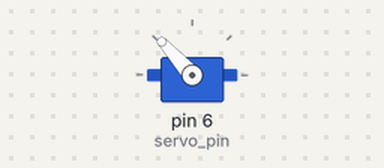
Bench run of a sketch on a simulated Arduino Uno, built with avr-gcc and run on an emulated ATmega328P. On the bench: servo.

Above: at 0.05 s.
At 4.0 s:
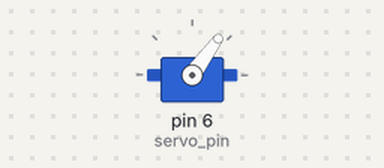
Timing chart, 0 to 5.2 s (numbered marks = the images above):
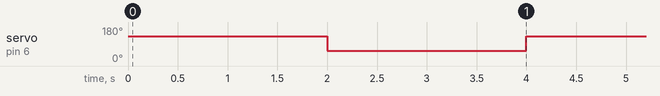

The sketch:

servo.ino
```cpp
// a piece of code for testing the servo


#include<Servo.h>
const int servo_pin=6;
Servo servo;
int pos=1500;
int input=1;
void setup() {
  // put your setup code here, to run once:
  Serial.begin(9600);
  servo.attach(servo_pin);

}

void loop() {


  // put your main code here, to run repeatedly:
//  int counter_clockwise[]={800,900,1000,1100,1200,1300,1400,1500,1600,1700,1800,1900};
//  int clockwise[]={1900,1800,1700,1600,1500,1400,1300,1200,1100,1000,900,800};
//
//  for(int i=0;i<12;i++){
//  Serial.println("counter_clockwise at "+String(counter_clockwise[i]));
//  servo.writeMicroseconds(counter_clockwise[i]);
//
//  }
//
//  for(int i=0;i<12;i++){
//  Serial.println("clockwise at "+String(clockwise[i]));
//  servo.writeMicroseconds(clockwise[i]);
//
//  }

  servo.writeMicroseconds(1900);
  delay(2000);
  servo.writeMicroseconds(1100);
  delay(2000);


}
```

Measured:
- by itself, servo on pin 6 (servo_pin): alternates 132° for 2.0 s and 54° for 2.0 s
